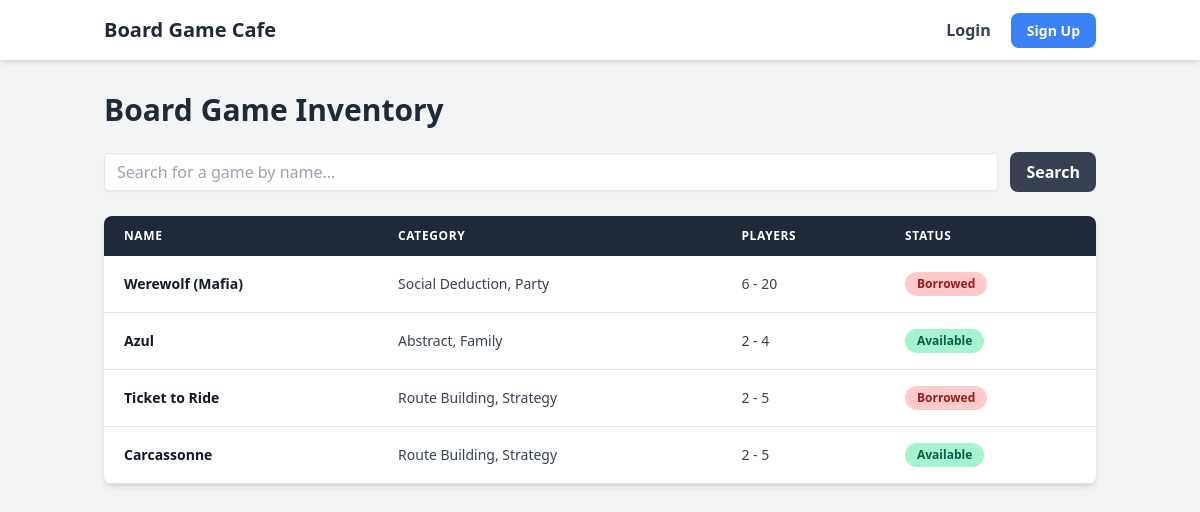
Before: / with the older database file.
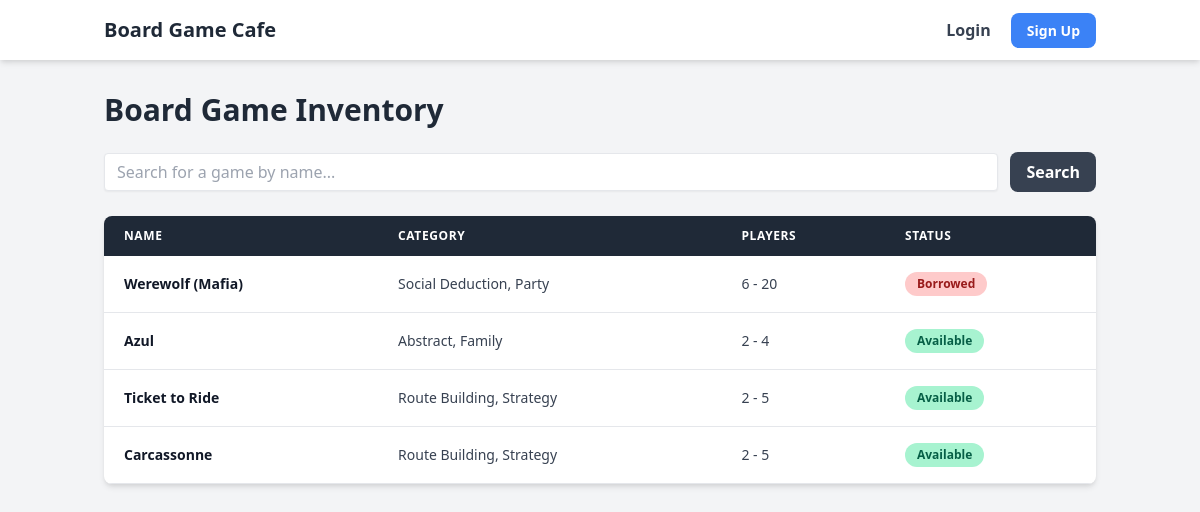
After: the same page with the newer database file.
### boardgames/models.py (models this page shows, shortened)
class BoardGame(models.Model):
    STATUS_CHOICES = (
        ('available', 'Available'),
        ('borrowed', 'Borrowed'),
    )
    name = models.CharField(max_length=255)
    category = models.CharField(max_length=100)
    players_min = models.IntegerField()
    players_max = models.IntegerField()
    status = models.CharField(max_length=20, choices=STATUS_CHOICES, default='available')

### boardgames/views.py (the view)
# urls.py: path('', index_view, name='index'),
def index_view(request):
    search_query = request.GET.get('q', None) # ดึงค่าจาก URL ที่มี name='q'
    if search_query:
        games = BoardGame.objects.filter(name__icontains=search_query)
    else:
        games = BoardGame.objects.all()
    context = {
        'games': games,
        'search_query': search_query, # ส่งค่าที่ค้นหากลับไปให้ template
    }
    return render(request, 'index.html', context)

### theme/templates/index.html (shortened to what this page needs)
{% extends "base.html" %}
{% block content %}
<div class="container mx-auto px-4">
    <div class="flex justify-between items-center mb-6">
        <h1 class="text-3xl font-bold text-gray-800">Board Game Inventory</h1>
    </div>
    <div class="mb-6">
        <form method="GET" action="{% url 'index' %}" class="flex items-center">
            <input type="text" name="q" value="{{ search_query|default_if_none:'' }}" placeholder="Search for a game by name..." class="shadow-sm appearance-none border rounded w-full py-2 px-3 text-gray-700 leading-tight focus:outline-none focus:ring-2 focus:ring-blue-500">
            <button type="submit" class="ml-3 bg-gray-700 hover:bg-gray-800 text-white font-bold py-2 px-4 rounded-lg">
                Search
            </button>
        </form>
    </div>
    <div class="bg-white shadow-md rounded-lg overflow-hidden">
        <table class="min-w-full leading-normal">
            <thead class="bg-gray-800 text-white">
                <tr>
                    <th class="px-5 py-3 text-left text-xs font-semibold uppercase tracking-wider">Name</th>
                    <th class="px-5 py-3 text-left text-xs font-semibold uppercase tracking-wider">Category</th>
                    <th class="px-5 py-3 text-left text-xs font-semibold uppercase tracking-wider">Players</th>
                    <th class="px-5 py-3 text-left text-xs font-semibold uppercase tracking-wider">Status</th>
                </tr>
            </thead>
            <tbody>
                {% for game in games %}
                <tr class="hover:bg-gray-50 border-b border-gray-200">
                    <td class="px-5 py-4 text-sm"><p class="text-gray-900 font-semibold">{{ game.name }}</p></td>
                    <td class="px-5 py-4 text-sm"><p class="text-gray-700">{{ game.category }}</p></td>
                    <td class="px-5 py-4 text-sm"><p class="text-gray-700">{{ game.players_min }} - {{ game.players_max }}</p></td>
                    <td class="px-5 py-4 text-sm">
                        {% if game.status == 'available' %}
                            <span class="inline-block px-3 py-1 font-semibold text-green-800 bg-green-200 rounded-full text-xs">Available</span>
                        {% else %}
                            <span class="inline-block px-3 py-1 font-semibold text-red-800 bg-red-200 rounded-full text-xs">Borrowed</span>
                        {% endif %}
                    </td>
                </tr>
                {% empty %}
                <tr>
                    <td colspan="{% if user.is_authenticated %}5{% else %}4{% endif %}" class="text-center py-10 text-gray-500">
                        No games found matching your search.
                    </td>
                </tr>
                {% endfor %}
            </tbody>
        </table>
    </div>
</div>
{% endblock %}

Changed rows visible on the page:
changed BoardGame "Ticket to Ride": status "Borrowed" → "Available"
